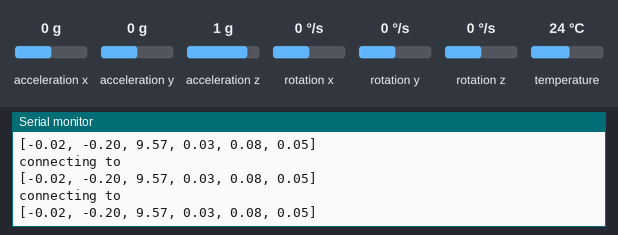
A sketch run on a simulated ESP8266 (NodeMCU). Shown: the last lines printed to the serial monitor. The test bench sets the inputs (shaded band); at power-on: acceleration x 0 g, acceleration y 0 g, acceleration z 1 g, rotation x 0 °/s, rotation y 0 °/s, rotation z 0 °/s, temperature 24 °C. WiFi joins after 1.5 s; servers stay silent unless stated.

Above: at 2.8 s.
2.9 s: acceleration x set to -1.4 g
At 3.2 s:
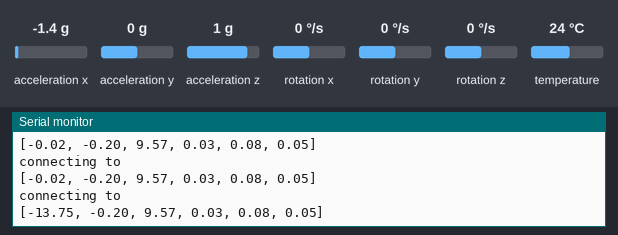
4.4 s: acceleration y set to -1.4 g
At 4.42 s:
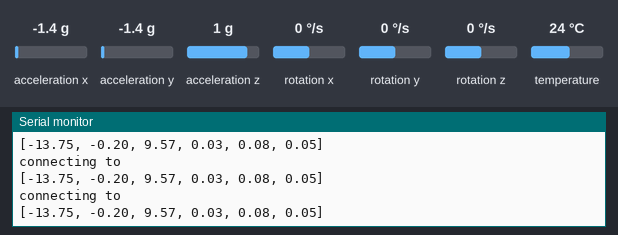
5.9 s: acceleration z set to -1.4 g
At 6.04 s:
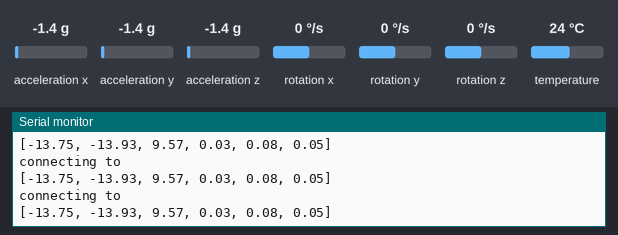
7.4 s: rotation x set to -192 °/s
At 7.46 s:
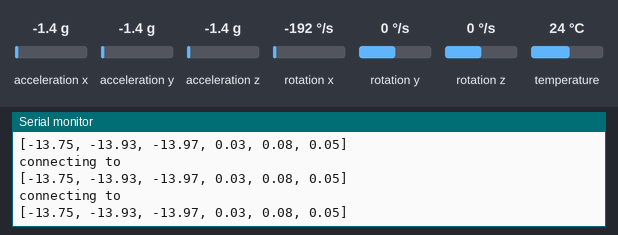
8.9 s: rotation y set to -192 °/s
At 9.09 s:
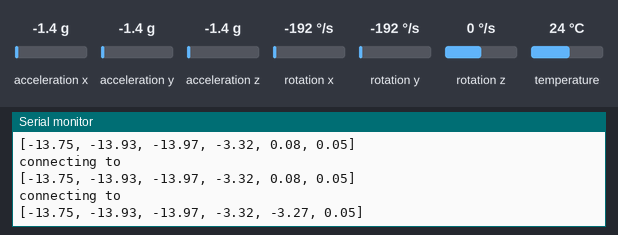

The sketch:

acc_gyr.ino
```cpp
#include <ESP8266WiFi.h>
#include <WiFiUdp.h>
#include <Wire.h>
#include <Adafruit_MPU6050.h>
#include <Adafruit_Sensor.h>

Adafruit_MPU6050 mpu;
WiFiUDP UDP;

String acc; // accelerometer data
String gyr; //gyroscope data
String acc_gyr; //both are sent together
int value = 0;
const char* ssid = ""; //replace with your own wifi ssid
const char* password = ""; //replace with your own //wifi ssid password

const char* host = "";//IPV4->w10-> terminal and then ipconfig to see the IPV4

const int port = 5000; //porta

void setup(void) {
  Serial.begin(115200);
  while (!Serial)
    delay(10);

  Serial.println("Adafruit MPU6050 test!");

  // Try to initialize!
  if (!mpu.begin()) {
    Serial.println("Failed to find MPU6050 chip");
    while (1) {
      delay(10);
    }
  }
  Serial.println("MPU6050 Found!");

  mpu.setAccelerometerRange(MPU6050_RANGE_8_G);
  Serial.print("Accelerometer range set to: ");
  switch (mpu.getAccelerometerRange()) {
  case MPU6050_RANGE_2_G:
    Serial.println("+-2G");
    break;
  case MPU6050_RANGE_4_G:
    Serial.println("+-4G");
    break;
  case MPU6050_RANGE_8_G:
    Serial.println("+-8G");
    break;
  case MPU6050_RANGE_16_G:
    Serial.println("+-16G");
    break;
  }
  mpu.setGyroRange(MPU6050_RANGE_500_DEG);
  Serial.print("Gyro range set to: ");
  switch (mpu.getGyroRange()) {
  case MPU6050_RANGE_250_DEG:
    Serial.println("+- 250 deg/s");
    break;
  case MPU6050_RANGE_500_DEG:
    Serial.println("+- 500 deg/s");
    break;
  case MPU6050_RANGE_1000_DEG:
    Serial.println("+- 1000 deg/s");
    break;
  case MPU6050_RANGE_2000_DEG:
    Serial.println("+- 2000 deg/s");
    break;
  }

  mpu.setFilterBandwidth(MPU6050_BAND_5_HZ);
  Serial.print("Filter bandwidth set to: ");
  switch (mpu.getFilterBandwidth()) {
  case MPU6050_BAND_260_HZ:
    Serial.println("260 Hz");
    break;
  case MPU6050_BAND_184_HZ:
    Serial.println("184 Hz");
    break;
  case MPU6050_BAND_94_HZ:
    Serial.println("94 Hz");
    break;
  case MPU6050_BAND_44_HZ:
    Serial.println("44 Hz");
    break;
  case MPU6050_BAND_21_HZ:
    Serial.println("21 Hz");
    break;
  case MPU6050_BAND_10_HZ:
    Serial.println("10 Hz");
    break;
  case MPU6050_BAND_5_HZ:
    Serial.println("5 Hz");
    break;
  }

  Serial.println("");
  delay(100);

  //wifi initiating connection
  delay(10); // We start by connecting to a WiFi network Serial.println();
  Serial.println();
  Serial.print("Connecting to ");
  Serial.println(ssid);

  /* Explicitly set the ESP8266 to be a WiFi-client, otherwise, it by default,
  would try to act as both a client and an access-point and could cause network-issues
  with your other WiFi-devices on your WiFi-network. */

  WiFi.mode(WIFI_STA);
  WiFi.begin(ssid, password);
  while (WiFi.status() != WL_CONNECTED){
  delay(500);
  Serial.print(".");}

  Serial.println("");
  Serial.println("WiFi connected");
  Serial.println("IP address: ");
  Serial.println(WiFi.localIP());
}

void loop() {

  /* Get new sensor events with the readings */
  sensors_event_t a, g, temp;
  mpu.getEvent(&a, &g, &temp);

  /* Print out the values */
  //[0.02, 0.18, 10.02, -0.03, -0.08, -0.05]

  a.acceleration.x = a.acceleration.x - 0.02;
  a.acceleration.y = a.acceleration.y - 0.20;
  a.acceleration.z = a.acceleration.z - 0.24;
  g.gyro.x = g.gyro.x + 0.03;
  g.gyro.y = g.gyro.y + 0.08;
  g.gyro.z = g.gyro.z + 0.05;

  acc = "[" + String(a.acceleration.x) + ", " + String(a.acceleration.y) + ", " + String(a.acceleration.z) + ", "; // acc = [m/s^2]
  gyr = String(g.gyro.x) + ", " + String(g.gyro.y) + ", " + String(g.gyro.z) + "]"; // gyr = [rad/s]
  acc_gyr = acc + gyr;
  Serial.println(acc_gyr);
  //String temperature = String(temp.temperature); // temperature = [°C]
  //Serial.println(acc_gyr);
  //Serial.println(temperature);

  /* Sending data */

  delay(200);
  ++value;
  Serial.print("connecting to ");
  Serial.println(host); // Use WiFiClient class to create TCP connections
  WiFiClient client;

  /* We now create a URI for the request this url
  contains the informtation we want to send to the server
  if esp8266 only requests the website, the url is empty */

  String url = acc_gyr;

    //aqui eu crio a conexão UDP para enviar os valores da string url
    UDP.beginPacket(host, port); //informo que vou enviar pro ip "host" na porta "port"
    char copy[50]; //crio esse char pois o udp write so aceita char e nao string
    url.toCharArray(copy, 50); //transformo a string em vetor de char
    int i = 0;
    while (copy[i] != 0)
    UDP.write((uint8_t)copy[i++]);//escrevo no socket udp o char com os valores da string
    UDP.endPacket();
   // UDP.write(copy); //escrevo no socket udp o char com os valores da string
    //UDP.endPacket(); //finalizo

}
```

Measured:
- after the input at 2.9 s, the serial monitor: prints a new line after 0.14 s (image 1)
- after the input at 8.9 s, the serial monitor: prints a new line at once (image 5)
